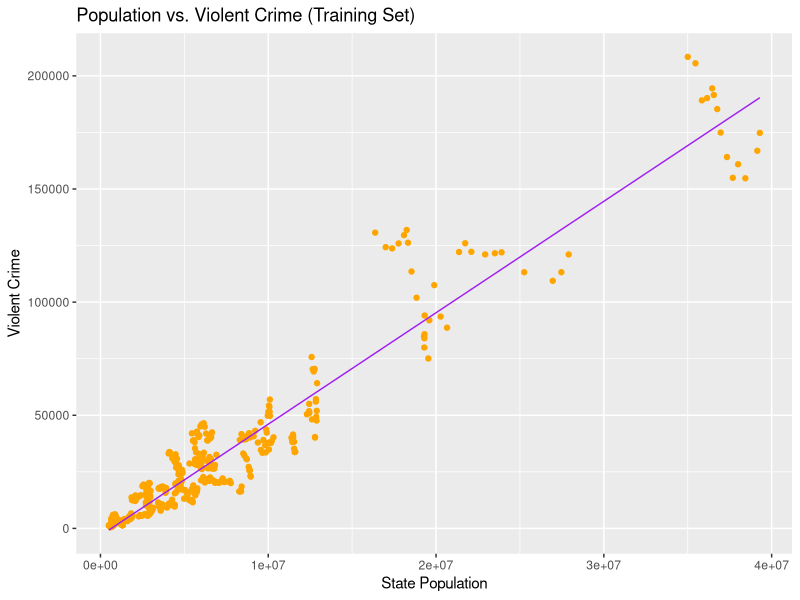
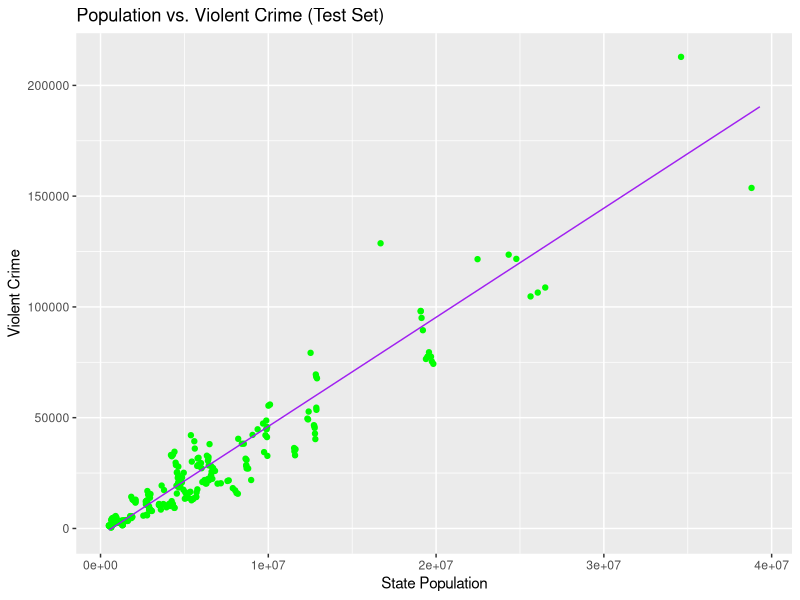

Write the R code that produced these figures, in order.
#### Does More Crime Occur in More Populous States? ####

## Simple Linear Regression Model

library(caTools)
library(ggplot2)

#### Importing the Dataset ####

dataset = read.csv('crime_and_incarceration_by_state.csv')

na <- is.na(dataset$jurisdiction)

na

summary(dataset)

#### Splitting the Dataset into a Training Set and Test Set ####

set.seed(123)

split <- sample.split(dataset$violent_crime_total,
                      SplitRatio = 2/3)

training_set <- subset(dataset, split == TRUE)

test_set <- subset(dataset, split == FALSE)

regressor <- lm(formula = violent_crime_total ~ state_population,
                data = training_set)

summary(regressor)

#### Predicting Test Set Results ####

## Vector of Predictions

y_pred <- predict(regressor, newdata = test_set)
y_pred

#### Plotting: Visualizing Training Set Results ####

ggplot() + 
    geom_point(aes(x = training_set$state_population,
                   y = training_set$violent_crime_total),
               color = 'orange') +
    geom_line(aes(x = training_set$state_population,
                  y = predict(regressor, newdata = training_set)),
              color = 'purple') +
    ggtitle('Population vs. Violent Crime (Training Set)') +
    xlab('State Population') +
    ylab('Violent Crime')


#### Visualizing Test Set Results ####

ggplot() +
    geom_point(aes(x = test_set$state_population,
                   y = test_set$violent_crime_total),
               color = 'green') +
    geom_line(aes(x = training_set$state_population,
                  y = predict(regressor, newdata = training_set)),
              color = 'purple') +
    ggtitle('Population vs. Violent Crime (Test Set)') +
    xlab('State Population') +
    ylab('Violent Crime')
